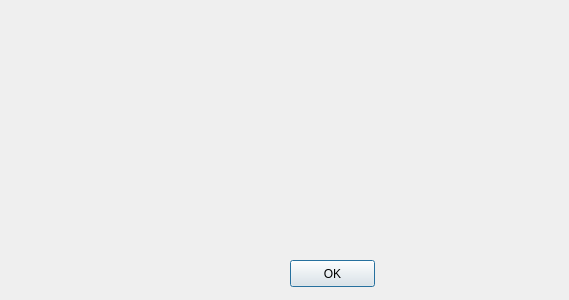
<?xml version="1.0" encoding="UTF-8"?>
<ui version="4.0">
 <class>title</class>
 <widget class="QDialog" name="title">
  <property name="geometry">
   <rect>
    <x>0</x>
    <y>0</y>
    <width>569</width>
    <height>300</height>
   </rect>
  </property>
  <property name="windowTitle">
   <string>Dialog</string>
  </property>
  <widget class="QPushButton" name="titleButton_2">
   <property name="geometry">
    <rect>
     <x>290</x>
     <y>260</y>
     <width>85</width>
     <height>27</height>
    </rect>
   </property>
   <property name="text">
    <string>OK</string>
   </property>
  </widget>
 </widget>
 <resources/>
 <connections/>
</ui>
